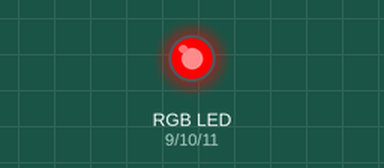
Simulated run of this sketch. Board: Arduino Uno, built with avr-gcc and run on an emulated ATmega328P. Shown: an RGB LED mixed from three pins (HIGH = lit). Dim RGB values are drawn brighter than linear.

Above: at 0.05 s.
At 1.25 s:
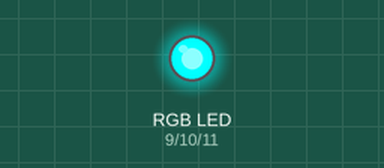
At 2.5 s:
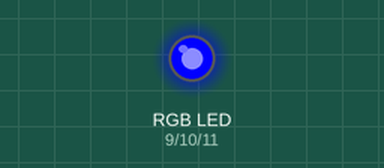
At 5.0 s:
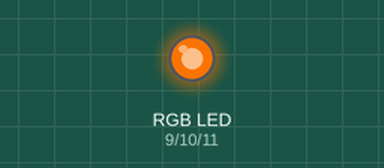
At 7.0 s:
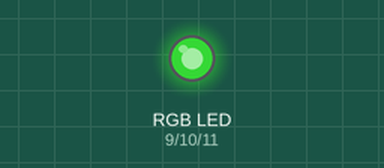
At 10.0 s:
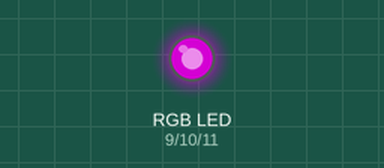
Timing chart, 0 to 13.0 s (numbered marks = the images above):
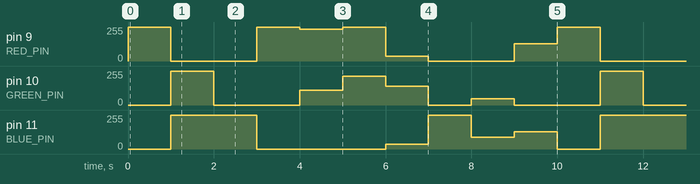

The sketch:

RGB_LED.ino
```cpp
#define RED_PIN 9
#define GREEN_PIN 10
#define BLUE_PIN 11

void setup() {
  pinMode(RED_PIN, OUTPUT);
  pinMode(GREEN_PIN, OUTPUT);
  pinMode(BLUE_PIN, OUTPUT);
}

void loop() {
    // Basic colors:
  color(255, 0, 0); // red
  delay(1000);
  color(0,255, 255); // green
  delay(1000);
  color(0, 0, 255); // blue
  delay(1000);

  // Example blended colors:
  color(255,0,0); // red
  delay(1000);
  color(237,109,0); // orange
  delay(1000);
  color(255,215,0); // yellow
  delay(1000);
  color(34,139,34); // green
  delay(1000);
  color(0,0,255); // blue
  delay(1000);
  color(0,46,90); // indigo
  delay(1000);
  color(128,0,128); // purple
  delay(1000);
}

void color (unsigned char red, unsigned char green, unsigned char blue) {
  analogWrite(RED_PIN, red);
  analogWrite(GREEN_PIN, green);
  analogWrite(BLUE_PIN, blue);
}
```

Measured:
- by itself, pin 11 (BLUE_PIN): repeats every 10.0 s: 0/255 3.0 s, 34/255 1.0 s, 255/255 1.0 s, 90/255 1.0 s, 128/255 1.0 s, 0/255 1.0 s, 255/255 2.0 s
- by itself, pin 9 (RED_PIN): repeats every 10.0 s: 0/255 2.0 s, 255/255 1.0 s, 237/255 1.0 s, 255/255 1.0 s, 34/255 1.0 s, 0/255 2.0 s, 128/255 1.0 s, 255/255 1.0 s
- by itself, pin 10 (GREEN_PIN): repeats every 10.0 s: 0/255 2.0 s, 109/255 1.0 s, 215/255 1.0 s, 139/255 1.0 s, 0/255 1.0 s, 46/255 1.0 s, 0/255 2.0 s, 255/255 1.0 s
